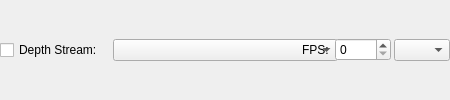
          <widget class="QWidget" name="widget_depth_stream" native="true">
           <property name="sizePolicy">
            <sizepolicy hsizetype="Fixed" vsizetype="Preferred">
             <horstretch>0</horstretch>
             <verstretch>0</verstretch>
            </sizepolicy>
           </property>
           <property name="minimumSize">
            <size>
             <width>450</width>
             <height>0</height>
            </size>
           </property>
           <property name="maximumSize">
            <size>
             <width>450</width>
             <height>16777215</height>
            </size>
           </property>
           <layout class="QHBoxLayout" name="horizontalLayout_22">
            <property name="spacing">
             <number>3</number>
            </property>
            <property name="leftMargin">
             <number>0</number>
            </property>
            <property name="topMargin">
             <number>0</number>
            </property>
            <property name="rightMargin">
             <number>0</number>
            </property>
            <property name="bottomMargin">
             <number>0</number>
            </property>
            <item>
             <widget class="QCheckBox" name="checkBox_depth_stream">
              <property name="sizePolicy">
               <sizepolicy hsizetype="Fixed" vsizetype="Preferred">
                <horstretch>0</horstretch>
                <verstretch>0</verstretch>
               </sizepolicy>
              </property>
              <property name="minimumSize">
               <size>
                <width>110</width>
                <height>0</height>
               </size>
              </property>
              <property name="maximumSize">
               <size>
                <width>110</width>
                <height>16777215</height>
               </size>
              </property>
              <property name="text">
               <string>Depth Stream:</string>
              </property>
             </widget>
            </item>
            <item>
             <widget class="QComboBox" name="comboBox_depth_stream">
              <property name="sizePolicy">
               <sizepolicy hsizetype="Fixed" vsizetype="Fixed">
                <horstretch>0</horstretch>
                <verstretch>0</verstretch>
               </sizepolicy>
              </property>
              <property name="minimumSize">
               <size>
                <width>225</width>
                <height>0</height>
               </size>
              </property>
              <property name="maximumSize">
               <size>
                <width>225</width>
                <height>16777215</height>
               </size>
              </property>
             </widget>
            </item>
            <item>
             <widget class="QLabel" name="label_title_depth_fps">
              <property name="sizePolicy">
               <sizepolicy hsizetype="Fixed" vsizetype="Preferred">
                <horstretch>0</horstretch>
                <verstretch>0</verstretch>
               </sizepolicy>
              </property>
              <property name="minimumSize">
               <size>
                <width>30</width>
                <height>0</height>
               </size>
              </property>
              <property name="maximumSize">
               <size>
                <width>30</width>
                <height>16777215</height>
               </size>
              </property>
              <property name="text">
               <string>FPS:</string>
              </property>
             </widget>
            </item>
            <item>
             <widget class="QSpinBox" name="spinBox_depth_fps">
              <property name="sizePolicy">
               <sizepolicy hsizetype="Fixed" vsizetype="Fixed">
                <horstretch>0</horstretch>
                <verstretch>0</verstretch>
               </sizepolicy>
              </property>
              <property name="minimumSize">
               <size>
                <width>56</width>
                <height>0</height>
               </size>
              </property>
              <property name="maximumSize">
               <size>
                <width>56</width>
                <height>16777215</height>
               </size>
              </property>
             </widget>
            </item>
            <item>
             <widget class="QComboBox" name="comboBox_depth_fps">
              <property name="sizePolicy">
               <sizepolicy hsizetype="Fixed" vsizetype="Fixed">
                <horstretch>0</horstretch>
                <verstretch>0</verstretch>
               </sizepolicy>
              </property>
              <property name="minimumSize">
               <size>
                <width>56</width>
                <height>0</height>
               </size>
              </property>
              <property name="maximumSize">
               <size>
                <width>56</width>
                <height>16777215</height>
               </size>
              </property>
             </widget>
            </item>
            <item>
             <spacer name="horizontalSpacer_9">
              <property name="orientation">
               <enum>Qt::Horizontal</enum>
              </property>
              <property name="sizeType">
               <enum>QSizePolicy::Expanding</enum>
              </property>
              <property name="sizeHint" stdset="0">
               <size>
                <width>40</width>
                <height>20</height>
               </size>
              </property>
             </spacer>
            </item>
           </layout>
          </widget>
